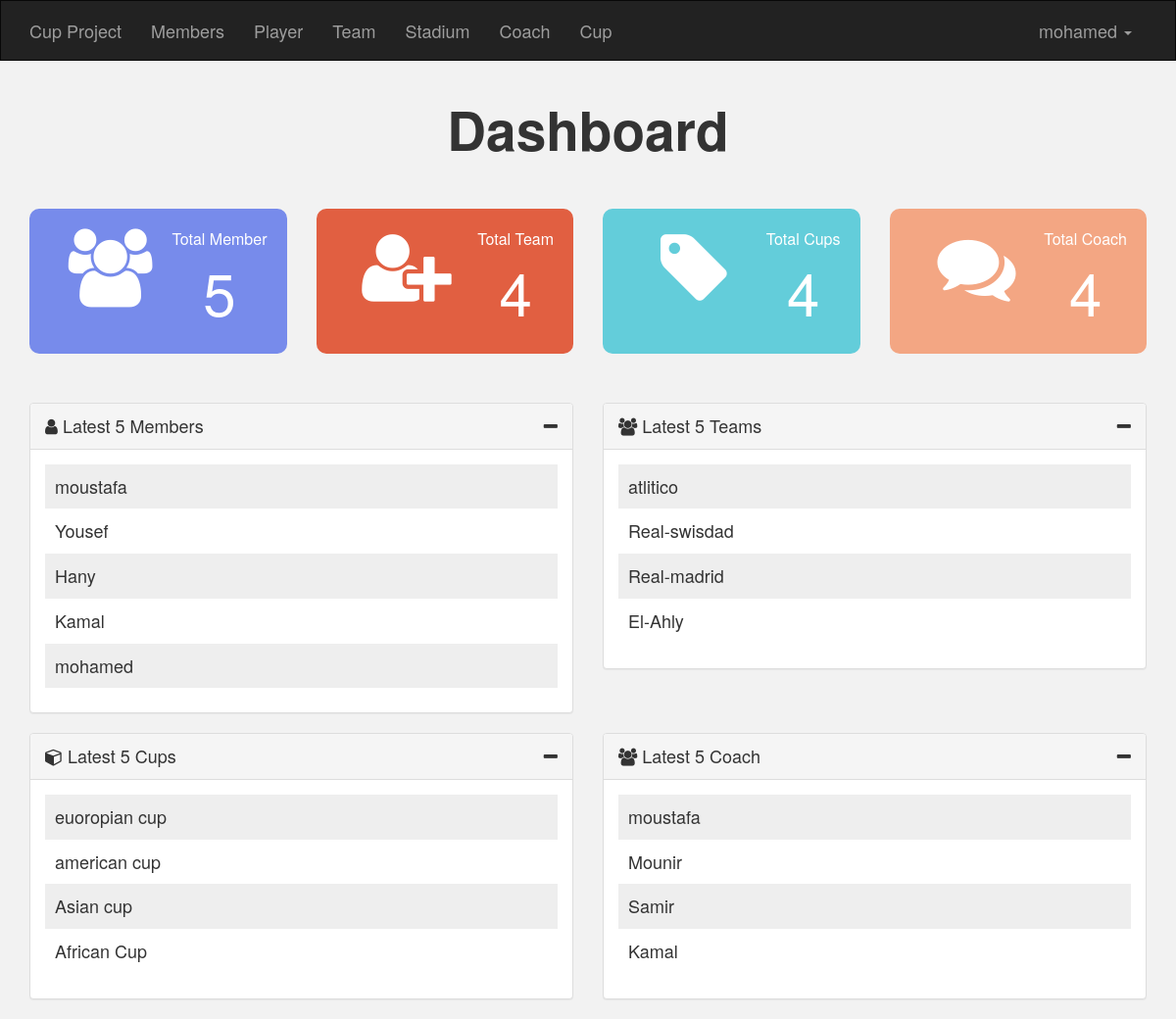
/admin/dashboard.php (signed in), run on the app's committed database.
### tables this page shows
CREATE TABLE `users` (
  `UserID` int(11) NOT NULL,
  `UserName` varchar(255) NOT NULL,
  `Email` varchar(255) NOT NULL,
  `FullName` varchar(255) NOT NULL,
  `image` varchar(255) NOT NULL,
  `Password` varchar(255) NOT NULL,
  `RegStatus` date NOT NULL
);

CREATE TABLE `team` (
  `TeamID` int(11) NOT NULL,
  `TeamName` varchar(255) NOT NULL,
  `CoachID` int(11) NOT NULL
);

CREATE TABLE `cup` (
  `CupID` int(11) NOT NULL,
  `CupName` varchar(255) NOT NULL,
  `StartDate` date NOT NULL,
  `EndDate` date NOT NULL
);

CREATE TABLE `coach` (
  `CoachID` int(11) NOT NULL,
  `CoachName` varchar(255) NOT NULL
);

### admin/includes/functions/function.php (called while the page is built, shortened)
<?php
function countitem($item2,$table2){
    global $con;
    $statement2 = $con->prepare("SELECT COUNT($item2) FROM $table2");
    $statement2->execute();
    return $statement2->fetchColumn();
}
function getlatest($item3,$table3,$order,$limit=5){
    global $con;
    $statement3 = $con->prepare("SELECT $item3 FROM $table3 ORDER BY $order DESC LIMIT $limit");
    $statement3->execute();
    $row = $statement3->fetchAll();
    return $row;
}

### admin/dashboard.php (the view, shortened to what this page needs)
<?php
    if(isset($_SESSION['username'])){
        include 'init.php';
        $limituser = 5;
        $latestuser = getlatest('*','users','UserID',$limituser);
        $limitteam = 5;
        $latestteam = getlatest('*','team','TeamID',$limitteam);
        $limitcup= 5;
        $latestcup = getlatest('*','cup','CupID',$limitcup);
        $limitcoach= 5;
        $latestcoach = getlatest('*','coach','CoachID',$limitcoach);
            ?>
        <div class="container text-center main-states">
            <h2 >Dashboard</h2>
            <div class="row">
                <div class="col-md-3">
                    <div class="state st-member">
                        <i class="fa fa-users"></i>
                        <div class="info">
                            Total Member
                            <span><a href="members.php"><?php echo countitem('UserID','Users'); ?></a></span>
                        </div>
                    </div>
                </div>
                <div class="col-md-3">
                    <div class="state st-pending">
                        <i class="fa fa-user-plus"></i>
                        <div class="info">
                            Total Team
                            <span><a href="team.php"><?php echo countitem('TeamID','Team'); ?></a></span>
                        </div>
                    </div>
                </div>
                <div class="col-md-3">
                    <div class="state st-item">
                        <i class="fa fa-tag"></i>
                        <div class="info">
                            Total Cups
                            <span><a href="cup.php"><?php echo countitem('CupID','cup'); ?></a></span>
                        </div>
                    </div>
                </div>
                <div class="col-md-3">
                    <div class="state st-comment">
                        <i class="fa fa-comments"></i>
                        <div class="info">
                            Total Coach
                            <span><a href="coach.php"><?php echo countitem('CoachID','coach'); ?></a></span>
                        </div>
                    </div>
                </div>
            </div>
        </div>
        <div class="container latest">
            <div class="row">
                <div class="col-md-6">
                    <div class="panel panel-default">
                        <div class="panel-heading"><i class="fa fa-user"></i>
                            Latest <?php echo $limituser ?> Members
                            <span class="toggle-info pull-right"><i class="fa fa-minus"></i></span></div>
                        <div class="panel-body">
                            <ul class="list-unstyled latest-user">
                                <?php
                                    foreach ($latestuser as $user){
                                        echo '<li>' . $user['UserName'] . '</li>';
                                    }
                                ?>
                            </ul>
                        </div>
                    </div>
                </div>
                <div class="col-md-6">
                    <div class="panel panel-default">
                        <div class="panel-heading"><i class="fa fa-group"></i>
                            Latest <?php echo $limituser ?> Teams
                            <span class="toggle-info pull-right"><i class="fa fa-minus"></i></span></div>
                        <div class="panel-body">
                            <ul class="list-unstyled latest-user">
                                <?php
                                foreach ($latestteam as $team){
                                    echo '<li>' . $team['TeamName'] . '</li>';
                                }
                                ?>
                            </ul>
                        </div>
                    </div>
                </div>
            </div>
            <div class="row">
                <div class="col-md-6">
                    <div class="panel panel-default">
                        <div class="panel-heading"><i class="fa fa-cube"></i>
                            Latest <?php echo $limituser ?> Cups
                            <span class="toggle-info pull-right"><i class="fa fa-minus"></i></span></div>
                        <div class="panel-body">
                            <ul class="list-unstyled latest-user">
                                <?php
                                foreach ($latestcup as $cup){
                                    echo '<li>' . $cup['CupName'] . '</li>';
                                }
                                ?>
                            </ul>
                        </div>
                    </div>
                </div>
                <div class="col-md-6">
                    <div class="panel panel-default">
                        <div class="panel-heading"><i class="fa fa-users"></i>
                            Latest <?php echo $limituser ?> Coach
                            <span class="toggle-info pull-right"><i class="fa fa-minus"></i></span></div>
                        <div class="panel-body">
                            <ul class="list-unstyled latest-user">
                                <?php
                                foreach ($latestcoach as $coach){
                                    echo '<li>' . $coach['CoachName'] . '</li>';
                                }
                                ?>
                            </ul>
                        </div>
                    </div>
                </div>
            </div>
        </div>
            <?php
        include $tpl . 'footer.php';
    }else{
        header('Location:index.php');
        exit();
    }
?>

### admin/layout/css/backend.css (style rules this page uses)
body { font-size:18px;background-color:#f2f2f2; }
h2 { font-weight:bold; font-size:55px; color:#333; margin-bottom:50px; }
.main-states .state { padding:20px; font-size:16px; color:#fff; border-radius:10px; position: relative; overflow: hidden; }
.main-states .state i { top:35px; left:30px; font-size:80px; }
.main-states .state .info { float:right; }
.main-states .st-member { background-color:#778beb; }
.main-states .st-pending { background-color:#e15f41; }
.main-states .st-item { background-color:#63cdda; }
.main-states .st-comment { background-color:#f3a683; }
.main-states .state span { display: block; font-size:60px; }
.main-states .state span a { color:#fff; text-decoration:none; }
.latest { margin-top:50px; }
.latest .latest-user li { padding:10px; }
.latest .latest-user li:nth-child(odd) { background-color:#eee; }
.latest .panel-heading i { cursor: pointer; }

### data on the page
users: UserName "moustafa"
users: UserName "Yousef"
users: UserName "Hany"
users: UserName "Kamal"
users: UserName "mohamed"
team: TeamName "atlitico"
team: TeamName "Real-swisdad"
team: TeamName "Real-madrid"
team: TeamName "El-Ahly"
cup: CupName "euoropian cup"
cup: CupName "american cup"
cup: CupName "Asian cup"
cup: CupName "African Cup"
coach: CoachName "moustafa"
coach: CoachName "Mounir"
coach: CoachName "Samir"
coach: CoachName "Kamal"

### other printed values
lang('CUP PROJECT') "Cup Project"
lang('MEMBERS') "Members"
lang('PLAYER') "Player"
lang('TEAM') "Team"
lang('STADIUM') "Stadium"
lang('COACH') "Coach"
lang('CUP') "Cup"
$_SESSION['username'] "mohamed"
countitem('UserID','Users') "5"
countitem('TeamID','Team') "4"
countitem('CupID','cup') "4"
countitem('CoachID','coach') "4"
$limituser "5"
